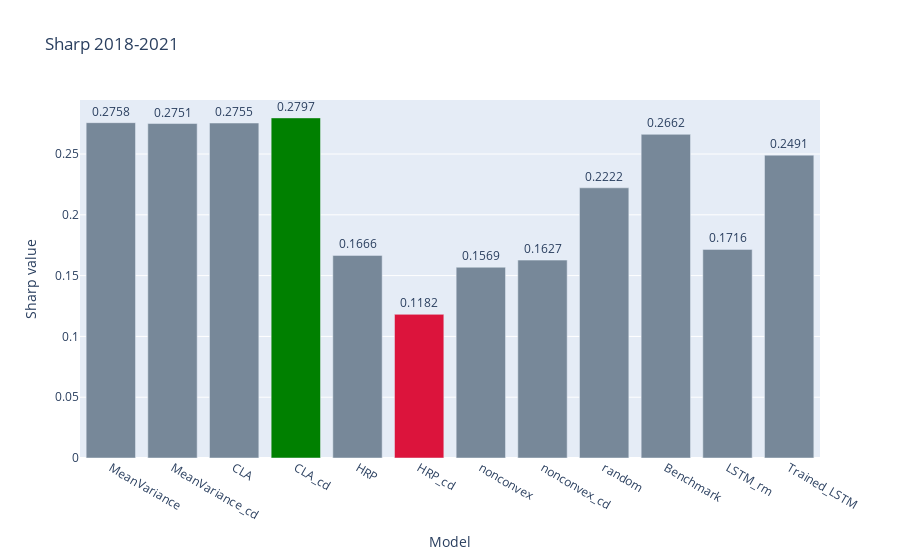

Notebook cell for this chart:
### Code cell
plotSharpValues(df_sharp['Sharp_Ratio'], "Sharp 2018-2021")

### Figure 1 — Plotly figure (JSON) as saved in the notebook; plotly's stock layout.template omitted (floating-point values rounded to 4 significant figures)
{"data": [{"alignmentgroup": "True", "hovertemplate": "variable=Sharp_Ratio<br>Model=%{x}<br>Sharp value=%{y}<extra></extra>", "legendgroup": "Sharp_Ratio", "marker": {"color": ["lightslategray", "lightslategray", "lightslategray", "green", "lightslategray", "crimson", "lightslategray", "lightslategray", "lightslategray", "lightslategray", "lightslategray", "lightslategray"]}, "name": "Sharp_Ratio", "offsetgroup": "Sharp_Ratio", "orientation": "v", "showlegend": true, "text": [0.2758, 0.2751, 0.2755, 0.2797, 0.1666, 0.1182, 0.1569, 0.1627, 0.2222, 0.2662, 0.1716, 0.2491], "textposition": "outside", "texttemplate": "%{text:.4f}", "type": "bar", "x": ["MeanVariance", "MeanVariance_cd", "CLA", "CLA_cd", "HRP", "HRP_cd", "nonconvex", "nonconvex_cd", "random", "Benchmark", "LSTM_rm", "Trained_LSTM"], "xaxis": "x", "y": [0.2758, 0.2751, 0.2755, 0.2797, 0.1666, 0.1182, 0.1569, 0.1627, 0.2222, 0.2662, 0.1716, 0.2491], "yaxis": "y"}], "layout": {"barmode": "group", "legend": {"title": {"text": "variable"}, "tracegroupgap": 0}, "showlegend": false, "title": {"text": "Sharp 2018-2021"}, "xaxis": {"anchor": "y", "domain": [0, 1], "title": {"text": "Model"}}, "yaxis": {"anchor": "x", "domain": [0, 1], "title": {"text": "Sharp value"}}}}
